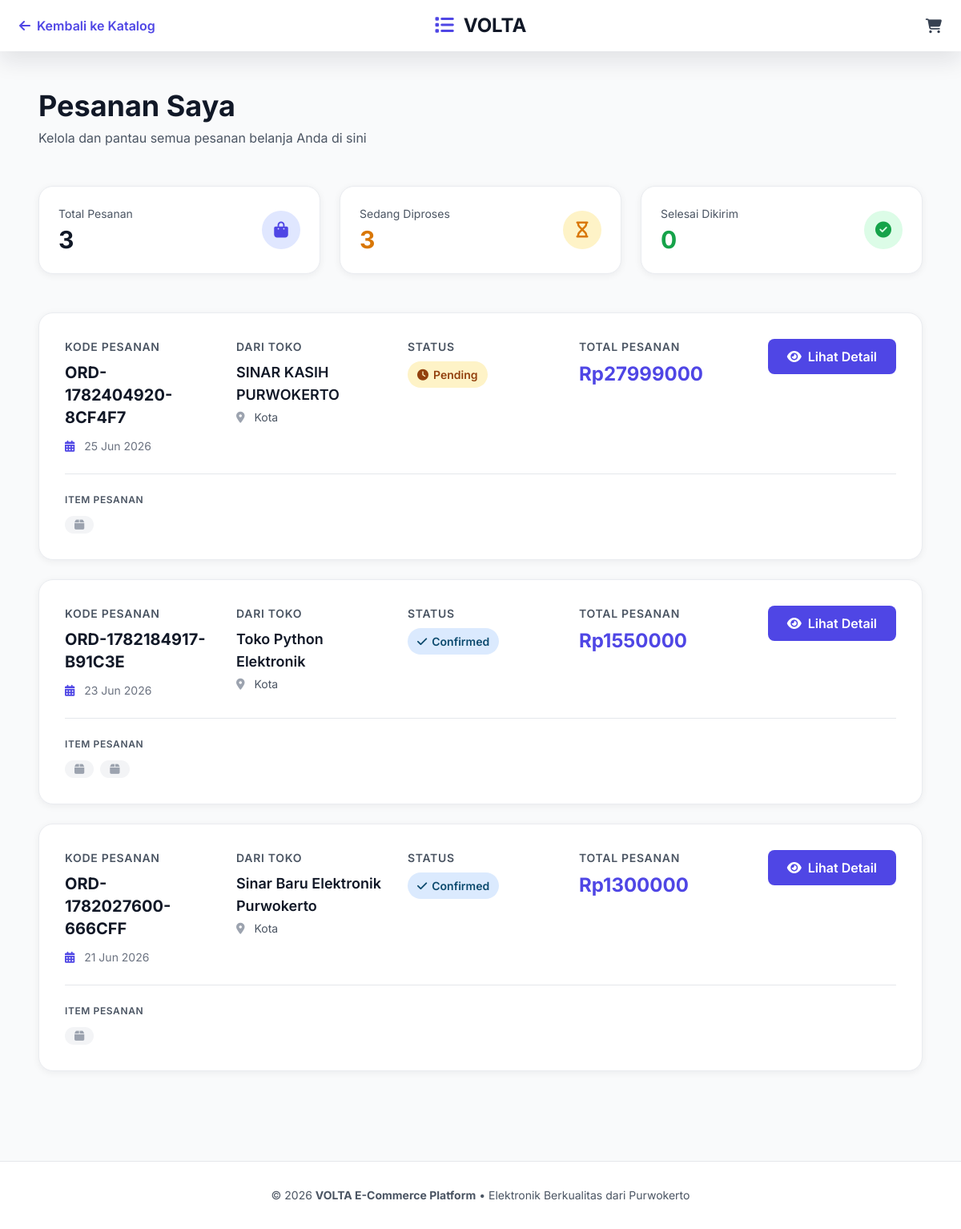
Before: /orders/ (signed in) with the older database file.
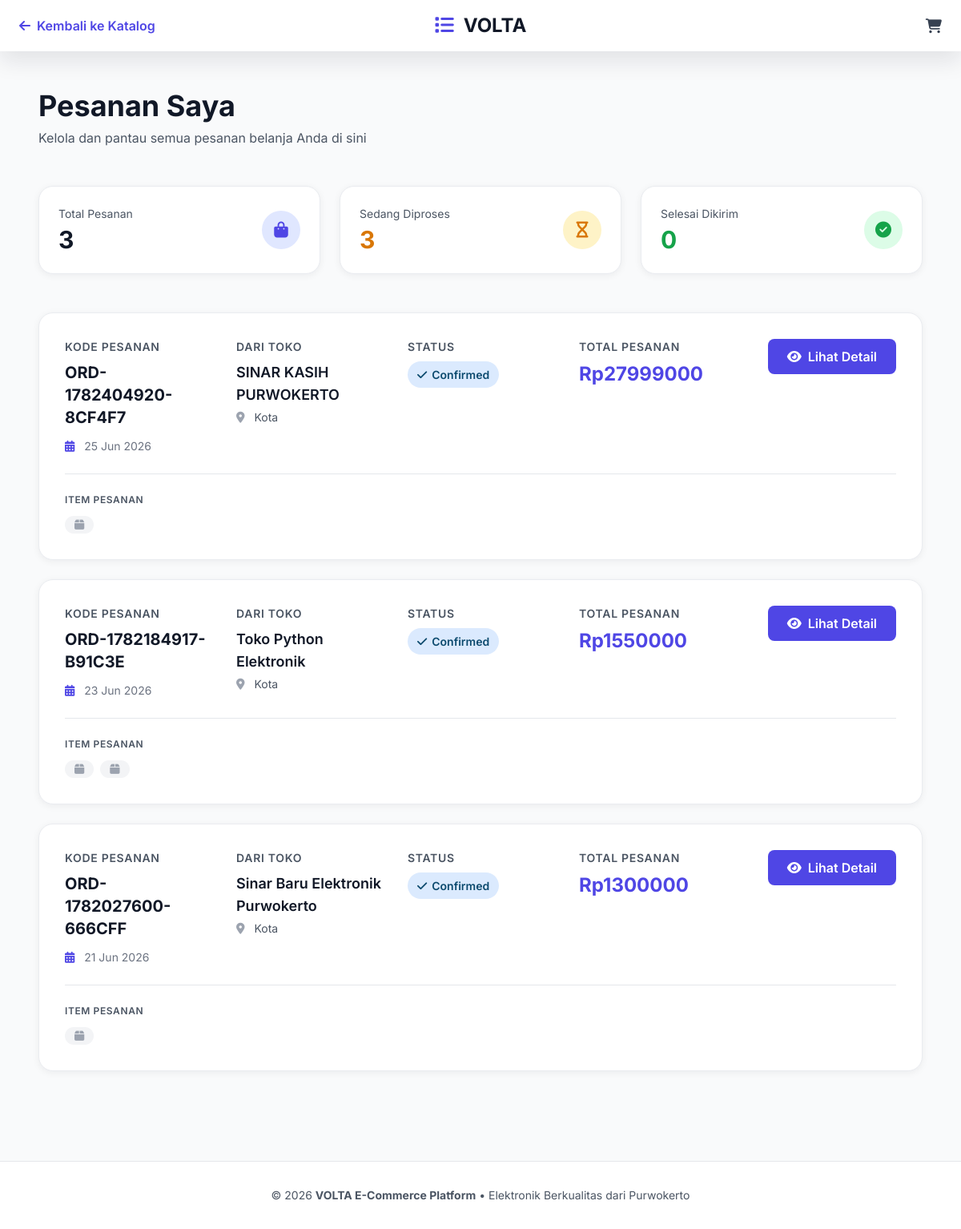
After: the same page with the newer database file.
### master_products/models.py (models this page shows, shortened)
class Order(models.Model):
    ORDER_STATUS_CHOICES = (
        ('pending', 'Pending'),
        ('confirmed', 'Confirmed'),
        ('processing', 'Processing'),
        ('shipped', 'Shipped'),
        ('delivered', 'Delivered'),
        ('cancelled', 'Cancelled'),
        ('returned', 'Returned'),
    )
    PAYMENT_METHOD_CHOICES = (
        ('bank_transfer', 'Bank Transfer'),
        ('credit_card', 'Credit Card'),
        ('debit_card', 'Debit Card'),
        ('e_wallet', 'E-Wallet'),
        ('cash_on_delivery', 'Cash on Delivery'),
    )
    PAYMENT_STATUS_CHOICES = (
        ('pending', 'Pending'),
        ('paid', 'Paid'),
        ('failed', 'Failed'),
        ('refunded', 'Refunded'),
    )
    order_id = models.AutoField(primary_key=True)
    user_id = models.ForeignKey(
        settings.AUTH_USER_MODEL,
        on_delete=models.PROTECT,
        related_name='orders',
        db_column='user_id',
        help_text="Customer yang melakukan pesanan"
    )
    brand_id = models.ForeignKey(
        Brand,
        on_delete=models.PROTECT,
        related_name='orders',
        db_column='brand_id',
        help_text="Brand/vendor penjual dalam order ini"
    )
    order_code = models.CharField(
        max_length=50,
        unique=True,
        help_text="Kode unik order"
    )
    order_date = models.DateTimeField(
        auto_now_add=True,
        help_text="Tanggal dan waktu order dibuat"
    )
    status = models.CharField(
        max_length=20,
        choices=ORDER_STATUS_CHOICES,
        default='pending',
        help_text="Status order"
    )
    total_amount = models.DecimalField(
        max_digits=12,
        decimal_places=2,
        validators=[MinValueValidator(0)],
        help_text="Total jumlah uang order"
    )
    payment_method = models.CharField(
        max_length=50,
        choices=PAYMENT_METHOD_CHOICES,
        help_text="Metode pembayaran"
    )
    payment_status = models.CharField(
        max_length=20,
        choices=PAYMENT_STATUS_CHOICES,
        default='pending',
        help_text="Status pembayaran"
    )
    shipping_address = models.TextField(
        help_text="Alamat lengkap pengiriman"
    )
    receiver_name = models.CharField(
        max_length=255,
        help_text="Nama penerima barang"
    )
    phone = models.CharField(
        max_length=20,
        help_text="Nomor telepon penerima"
    )
    tracking_number = models.CharField(
        max_length=100,
        blank=True,
        null=True,
        help_text="Nomor resi dari kurir pengiriman"
    )
    cancel_reason = models.TextField(
        blank=True,
        null=True,
        help_text="Alasan pembatalan order (jika applicable)"
    )
    created_at = models.DateTimeField(
        auto_now_add=True,
        help_text="Tanggal order dibuat"
    )
    updated_at = models.DateTimeField(
        auto_now=True,
        help_text="Tanggal order terakhir diperbarui"
    )
    class Meta:
        verbose_name = _('Order')
        verbose_name_plural = _('Orders')
        db_table = 'orders'
        ordering = ['-created_at']
        indexes = [
            models.Index(fields=['order_code']),
            models.Index(fields=['user_id']),
            models.Index(fields=['brand_id']),
            models.Index(fields=['status']),
            models.Index(fields=['payment_status']),
        ]

class Brand(models.Model):
    STATUS_CHOICES = (
        ('pending', 'Pending Approval'),
        ('approved', 'Approved'),
        ('rejected', 'Rejected'),
        ('suspended', 'Suspended'),
    )
    brand_id = models.AutoField(primary_key=True)
    user_id = models.OneToOneField(
        settings.AUTH_USER_MODEL,
        on_delete=models.CASCADE,
        related_name='brand_vendor',
        db_column='user_id',
        help_text="User/vendor yang memiliki brand ini"
    )
    brand_name = models.CharField(
        max_length=255,
        help_text="Nama brand/vendor"
    )
    logo = models.ImageField(
        upload_to='brands/logos/',
        blank=True,
        null=True,
        help_text="Logo brand (rekomendasi: PNG dengan background transparan)"
    )
    description = models.TextField(
        blank=True,
        null=True,
        help_text="Deskripsi detail tentang brand/vendor"
    )
    status = models.CharField(
        max_length=20,
        choices=STATUS_CHOICES,
        default='pending',
        help_text="Status persetujuan brand (pending, approved, rejected, suspended)"
    )
    approved_at = models.DateTimeField(
        blank=True,
        null=True,
        help_text="Tanggal brand disetujui oleh admin"
    )
    approved_by = models.ForeignKey(
        settings.AUTH_USER_MODEL,
        on_delete=models.SET_NULL,
        null=True,
        blank=True,
        related_name='approved_brands',
        db_column='approved_by',
        help_text="Admin yang menyetujui brand ini"
    )
    nib_or_ktp = models.CharField(
        max_length=50,
        unique=True,
        blank=True,
        null=True,
        db_column='nib_or_ktp',
        help_text="Nomor Induk Berusaha (NIB) atau Nomor KTP"
    )
    rating = models.FloatField(
        default=0.0,
        validators=[MinValueValidator(0.0), MaxValueValidator(5.0)],
        db_column='rating',
        help_text="Rating brand dari customer (0.0-5.0)"
    )
    created_at = models.DateTimeField(
        auto_now_add=True,
        help_text="Tanggal brand didaftar"
    )
    updated_at = models.DateTimeField(
        auto_now=True,
        help_text="Tanggal brand terakhir diperbarui"
    )
    class Meta:
        verbose_name = _('Brand')
        verbose_name_plural = _('Brands')
        db_table = 'brands'
        ordering = ['-created_at']
        indexes = [
            models.Index(fields=['status']),
            models.Index(fields=['user_id']),
            models.Index(fields=['created_at']),
        ]

### master_products/views.py (the view)
# urls.py: path('orders/', views.order_list_view, name='order_list'),
@login_required(login_url='master_products:login')
def order_list_view(request):
    orders = Order.objects.filter(
        user_id=request.user
    ).select_related('brand_id').order_by('-order_date')
    context = {
        'orders': orders,
        'total_orders': orders.count(),
    }
    return render(request, 'master_products/order_list.html', context)

### master_products/context_processors.py (called while the page is built)
def unread_chat_count(request):
    if not getattr(request, 'user', None) or not request.user.is_authenticated:
        return {'unread_count': 0}
    user = request.user
    unread_messages = ChatMessage.objects.filter(is_read=False)
    if getattr(user, 'role', None) == 'customer':
        unread_messages = unread_messages.filter(room__customer=user).exclude(sender=user)
    elif getattr(user, 'role', None) == 'brand':
        unread_messages = unread_messages.filter(room__brand__user_id=user).exclude(sender=user)
    else:
        unread_messages = unread_messages.none()
    return {'unread_count': unread_messages.count()}

### master_products/templates/master_products/order_list.html (shortened to what the changed rows need)
<!DOCTYPE html>
<html lang="id">
<head>
    <script src="https://cdn.tailwindcss.com"></script>
    <link rel="stylesheet" href="https://cdnjs.cloudflare.com/ajax/libs/font-awesome/6.4.0/css/all.min.css">
</head>
<body class="bg-gray-50">
    <nav class="navbar sticky top-0 z-50">
        <div class="max-w-7xl mx-auto px-6 py-4">
            <div class="grid grid-cols-3 items-center">
                <div class="text-center">
                    <h1 class="text-2xl font-bold text-gray-900">
                        <i class="fas fa-list mr-3 text-indigo-600"></i>VOLTA
                    </h1>
                </div>
            </div>
        </div>
    </nav>
    <main class="max-w-6xl mx-auto px-6 py-12">
        <div class="mb-12">
            <h2 class="text-4xl font-bold text-gray-900 mb-2">Pesanan Saya</h2>
        </div>
        {% if not orders %}
            <div class="text-center py-20 bg-white rounded-3xl border border-gray-200">
                <div class="inline-flex items-center justify-center w-20 h-20 bg-gray-100 rounded-full mb-6">
                    <i class="fas fa-inbox text-4xl text-gray-400"></i>
                </div>
                <h3 class="text-2xl font-bold text-gray-900 mb-2">Belum Ada Pesanan</h3>
                <p class="text-gray-600 mb-8 max-w-sm mx-auto">Anda belum membuat pesanan apapun di VOLTA. Mari mulai berbelanja produk elektronik berkualitas!</p>
                <a href="{% url 'master_products:product_list' %}" class="inline-flex items-center gap-2 bg-gradient-to-r from-indigo-600 to-indigo-700 text-white font-bold py-3 px-8 rounded-lg hover:shadow-lg transition-all">
                    <i class="fas fa-shopping-bag"></i>
                    <span>Mulai Berbelanja</span>
                </a>
            </div>
        {% else %}
            <div class="space-y-6">
                {% for order in orders %}
                    <div class="order-card p-8">
                        <div class="grid grid-cols-1 lg:grid-cols-5 gap-8 items-start">
                            <div class="lg:col-span-1">
                                <h4 class="text-sm font-semibold text-gray-600 uppercase tracking-wider mb-2">Kode Pesanan</h4>
                                <p class="text-xl font-bold text-gray-900 mb-3">{{ order.order_code }}</p>
                                <p class="text-sm text-gray-500">
                                    <i class="fas fa-calendar-alt mr-2 text-indigo-600"></i>
                                    {{ order.order_date|date:"d M Y" }}
                                </p>
                            </div>
                            <div class="lg:col-span-1">
                                <h4 class="text-sm font-semibold text-gray-600 uppercase tracking-wider mb-2">Dari Toko</h4>
                                <p class="text-lg font-semibold text-gray-900 mb-1">{{ order.brand_id.brand_name }}</p>
                                <p class="text-sm text-gray-600">
                                    <i class="fas fa-map-marker-alt mr-2 text-gray-400"></i>
                                    {{ order.brand_id.city|default:"Kota" }}
                                </p>
                            </div>
                            <div class="lg:col-span-1">
                                <h4 class="text-sm font-semibold text-gray-600 uppercase tracking-wider mb-2">Status</h4>
                                <span class="status-badge status-{{ order.status|lower }}">
                                    <i class="fas
                                        {% if order.status == 'pending' %}fa-clock{% elif order.status == 'confirmed' %}fa-check{% elif order.status == 'processing' %}fa-cog{% elif order.status == 'shipped' %}fa-truck{% elif order.status == 'delivered' %}fa-box-open{% else %}fa-times-circle{% endif %}">
                                    </i>
                                    {{ order.get_status_display }}
                                </span>
                            </div>
                            <div class="lg:col-span-1">
                                <h4 class="text-sm font-semibold text-gray-600 uppercase tracking-wider mb-2">Total Pesanan</h4>
                                <p class="text-2xl font-bold text-indigo-600">
                                    Rp{{ order.total_amount|floatformat:0 }}
                                </p>
                            </div>
                            <div class="lg:col-span-1 lg:text-right">
                                <a
                                    href="{% url 'master_products:order_detail' order.order_id %}"
                                    class="inline-flex items-center gap-2 bg-indigo-600 hover:bg-indigo-700 text-white font-semibold py-2.5 px-6 rounded-lg transition-all transform hover:scale-105"
                                >
                                    <i class="fas fa-eye"></i>
                                    <span>Lihat Detail</span>
                                </a>
                            </div>
                        </div>
                        <div class="border-t border-gray-200 mt-6 pt-6">
                            <p class="text-xs font-semibold text-gray-600 uppercase tracking-wider mb-3">Item Pesanan</p>
                            <div class="flex flex-wrap gap-2">
                                {% for item in order.items.all|slice:":3" %}
                                    <span class="inline-flex items-center gap-1 bg-gray-100 text-gray-700 px-3 py-1 rounded-full text-sm">
                                        <i class="fas fa-box text-gray-400"></i>
                                    </span>
                                {% endfor %}
                            </div>
                        </div>
                    </div>
                {% endfor %}
            </div>
        {% endif %}
    </main>
</body>
</html>

Changed rows visible on the page:
changed Order "ORD-1782404920-8CF4F7": status "Pending" → "Confirmed"
